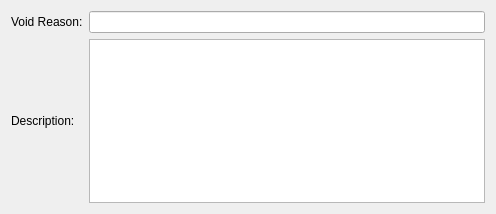
<?xml version="1.0" encoding="UTF-8"?>
<ui version="4.0">
 <class>VoidBookingReasonForm</class>
 <widget class="QWidget" name="VoidBookingReasonForm">
  <property name="geometry">
   <rect>
    <x>0</x>
    <y>0</y>
    <width>496</width>
    <height>214</height>
   </rect>
  </property>
  <property name="windowTitle">
   <string>Dialog</string>
  </property>
  <layout class="QVBoxLayout" name="verticalLayout">
   <item>
    <layout class="QGridLayout" name="gridLayout">
     <item row="0" column="0">
      <widget class="QLabel" name="label">
       <property name="text">
        <string>Void Reason:</string>
       </property>
      </widget>
     </item>
     <item row="0" column="1">
      <widget class="QLineEdit" name="edtReason"/>
     </item>
     <item row="1" column="0">
      <widget class="QLabel" name="label_2">
       <property name="text">
        <string>Description:</string>
       </property>
      </widget>
     </item>
     <item row="1" column="1">
      <widget class="QTextEdit" name="edtDesc"/>
     </item>
    </layout>
   </item>
  </layout>
 </widget>
 <resources/>
 <connections/>
</ui>
